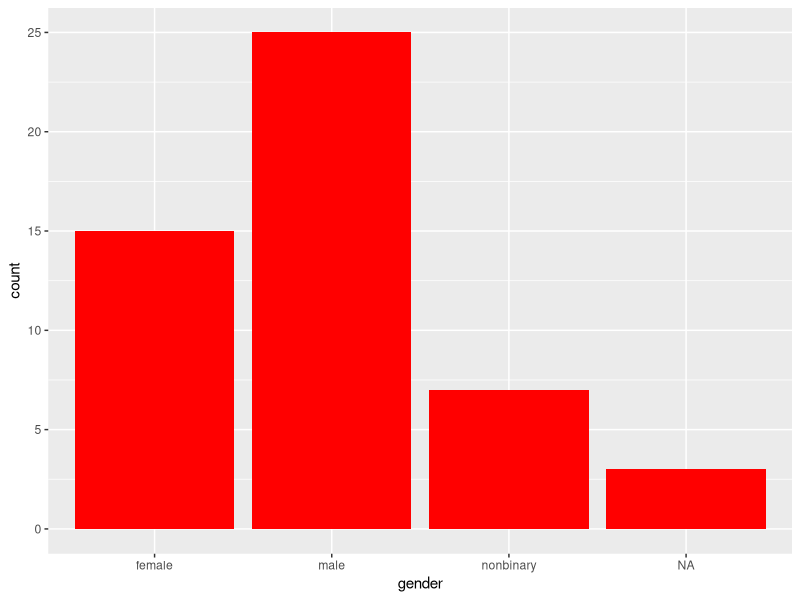
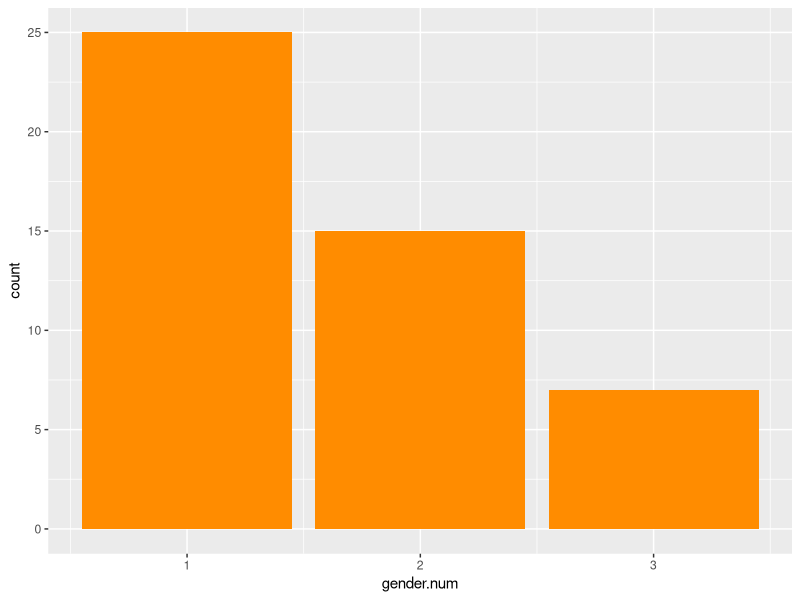
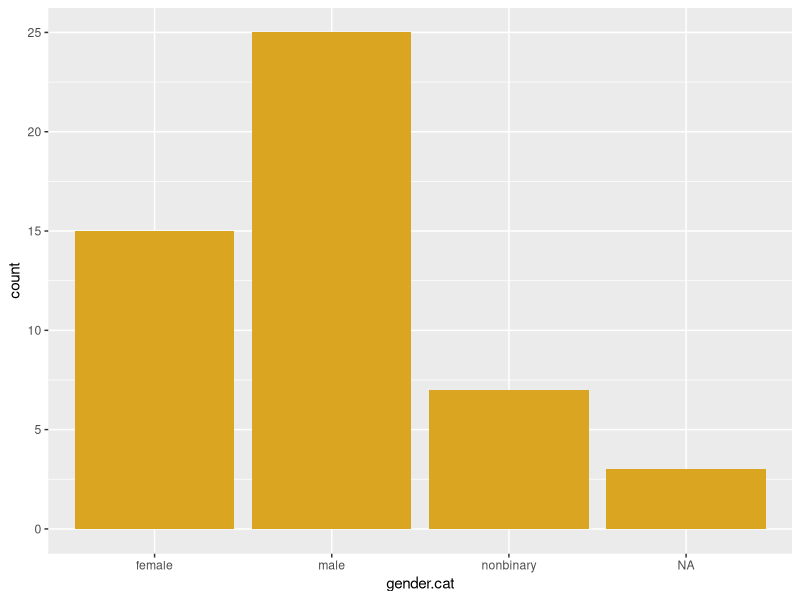
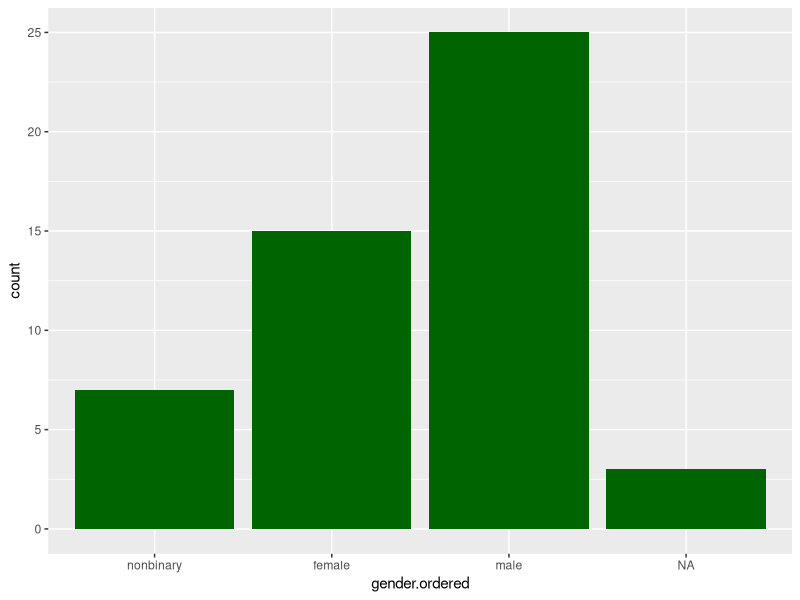
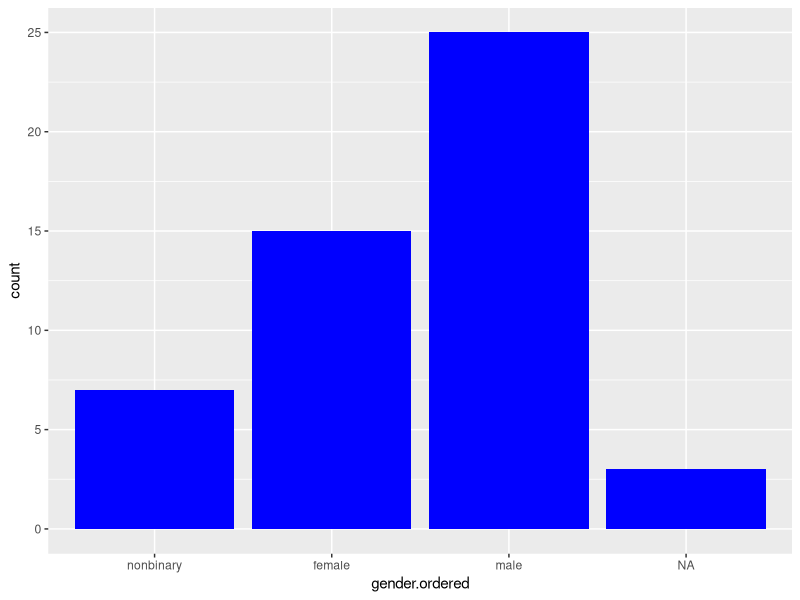

The R source for these figures, in order:
## ---- chunk 1
suppressMessages( library(tidyverse) )

set.seed(12)  # for reproducibility; delete when running simulations

genders <- c("male", "female", "nonbinary", NA)

df <- data.frame(
  id = rep(1:50),
  gender = sample(genders, 50, replace = TRUE, prob = c(.4, .4, .1, .1))
)

## ---- chunk 2

df %>%
  ggplot(aes(gender)) +
  geom_bar(fill="red")

## ---- chunk 3

df2 <- df %>%
  mutate(
    gender.num = recode(gender, "male" = 1, "female" = 2, "nonbinary" = 3)
  )

df2 %>%
  ggplot(aes(gender.num)) +
  geom_bar(fill="darkorange")

## ---- chunk 4

df3 <- df2 %>%
  mutate(
    gender.cat = recode(gender.num, "1" = "male", "2" = "female", "3" = "nonbinary")
  )

df3 %>%
  ggplot(aes(gender.cat)) +
  geom_bar(fill="goldenrod")

## ---- chunk 5

df4 <- df3 %>%
  mutate(
    gender.ordered = factor(gender.cat, levels = c("nonbinary", "female", "male"))
  )

df4 %>%
  ggplot(aes(gender.ordered)) +
  geom_bar(fill="darkgreen")

## ---- chunk 6

data.original <- df4 %>% select(gender.num)

data.recoded <- data.original %>%
  mutate(
    gender.ordered = recode(gender.num, "1" = "male", "2" = "female", "3" = "nonbinary"),
    gender.ordered = factor(gender.ordered, levels = c("nonbinary", "female", "male"))
  )

data.recoded %>%
  ggplot(aes(gender.ordered)) +
  geom_bar(fill="blue")

